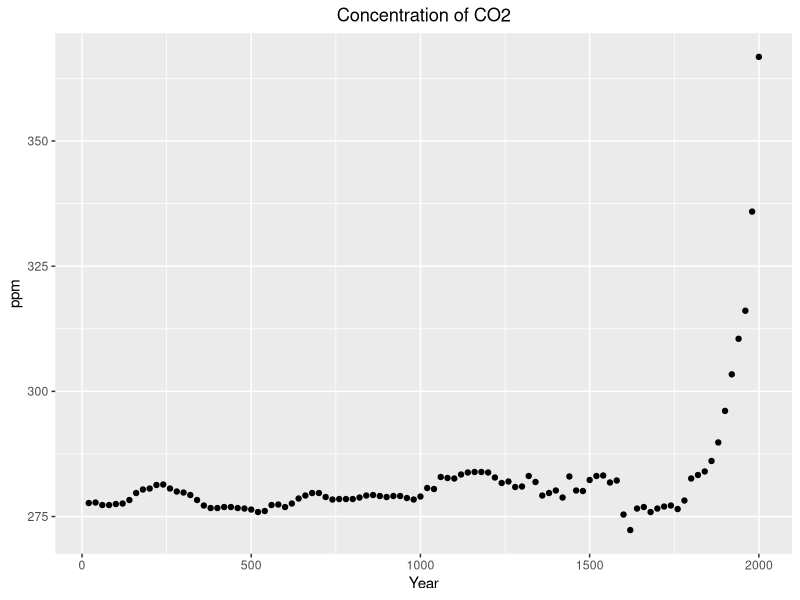
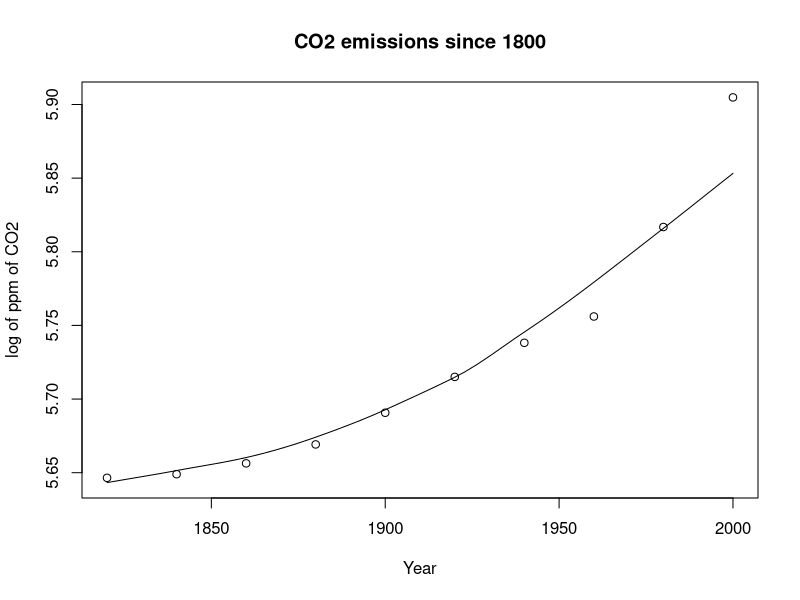

Write the R code that produced these figures, in order.
## ---- chunk 1
knitr::opts_chunk$set(echo = TRUE)
## ---- chunk 2
library("dslabs")
data("greenhouse_gases")
library(dplyr)
greenhouse_gases_co2 <- greenhouse_gases %>%
  filter(gas == "CO2")
summary(greenhouse_gases_co2)
## ---- chunk 3
library("dslabs")
library(ggplot2)
data("greenhouse_gases")
greenhouse_gases_co2 <- greenhouse_gases %>%
  filter(gas == "CO2")
ggplot(greenhouse_gases_co2, aes(x = year, y = concentration)) +
  geom_point() + ggtitle("Concentration of CO2") +
  xlab("Year") + ylab("ppm") + theme(
    plot.title = element_text(hjust = 0.5))
## ---- chunk 4
greenhouse_gases_co2 <- greenhouse_gases %>%
  filter(gas == "CO2", year>1800)
lnconc <-  log(greenhouse_gases_co2$concentration)
lnyr <-  log(greenhouse_gases_co2$year)
scatter.smooth(x=greenhouse_gases_co2$year, y=lnconc , ylab="log of ppm of CO2",
               xlab="Year", main="CO2 emissions since 1800")
